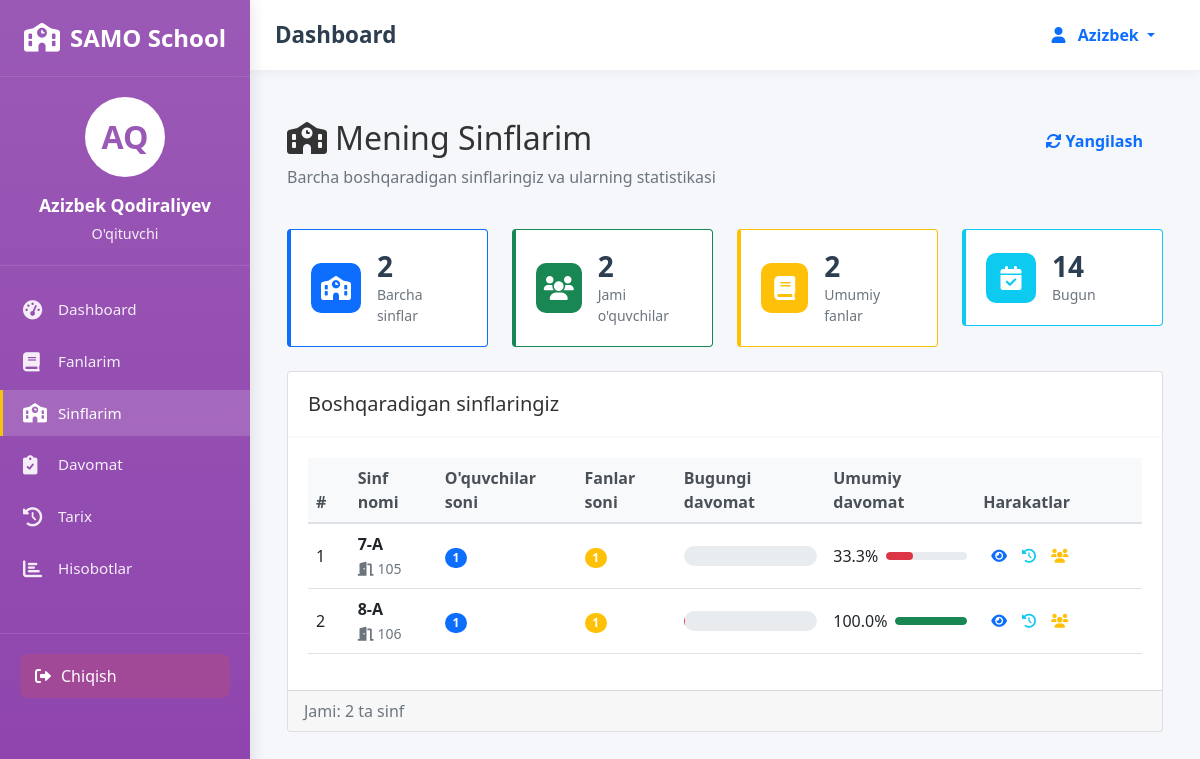
/teacher/my-classes/ (signed in), run on the app's committed database.
### attendance/models.py (models this page shows, shortened)
class Class(models.Model):
    name = models.CharField(max_length=50)
    teacher = models.ForeignKey(User, on_delete=models.SET_NULL, null=True,
                                related_name='teacher_classes')
    room = models.CharField(max_length=20, blank=True, null=True)
    schedule = models.CharField(max_length=100, blank=True, null=True)
    created_at = models.DateTimeField(auto_now_add=True)

### attendance/views.py (the view)
# urls.py: path('teacher/my-classes/', views.teacher_my_classes, name='teacher_my_classes'),
@login_required
@login_required
def teacher_my_classes(request):
    if not hasattr(request.user, 'profile') or request.user.profile.role != 'teacher':
        messages.error(request, "Sizda o'qituvchi huquqlari yo'q!")
        return redirect('login')
    my_classes = Class.objects.filter(
        Q(teacher=request.user) |
        Q(subjects__teacher=request.user)
    ).distinct()
    for class_obj in my_classes:
        class_obj.student_count = class_obj.students.count()
        today = timezone.now().date()
        today_attendance = Attendance.objects.filter(
            class_obj=class_obj,
            teacher=request.user,
            date=today
        )
        class_obj.today_present = today_attendance.filter(status='present').count()
        class_obj.today_total = today_attendance.count()
        all_attendance = Attendance.objects.filter(class_obj=class_obj, teacher=request.user)
        total_att = all_attendance.count()
        present_att = all_attendance.filter(status='present').count()
        class_obj.attendance_percentage = round((present_att / total_att * 100) if total_att > 0 else 0, 1)
        class_obj.subjects_taught = Subject.objects.filter(
            teacher=request.user,
            classes=class_obj
        )
        class_obj.subjects_count = class_obj.subjects_taught.count()
    total_students = sum(cls.student_count for cls in my_classes)
    total_subjects = sum(cls.subjects_count for cls in my_classes)
    context = {
        'my_classes': my_classes,
        'total_students': total_students,
        'total_subjects': total_subjects,
        'total_classes': my_classes.count(),
    }
    return render(request, 'attendance/teacher_my_classes.html', context)

### attendance/templates/attendance/teacher_my_classes.html (shortened to what this page needs)
{% extends 'attendance/base.html' %}
{% block content %}
<div class="container-fluid py-4">
    <div class="row mb-4">
        <div class="col">
            <div class="page-header">
                <h1 class="h2 mb-2">
                    <i class="fas fa-school me-2"></i>Mening Sinflarim
                </h1>
                <p class="text-muted">Barcha boshqaradigan sinflaringiz va ularning statistikasi</p>
            </div>
        </div>
        <div class="col-auto">
            <div class="d-flex gap-2">
                <button class="btn btn-outline-primary" onclick="refreshPage()">
                    <i class="fas fa-sync-alt"></i> Yangilash
                </button>
            </div>
        </div>
    </div>
    <div class="row mb-4">
        <div class="col-md-3">
            <div class="card stat-card border-primary">
                <div class="card-body">
                    <div class="d-flex align-items-center">
                        <div class="stat-icon bg-primary">
                            <i class="fas fa-school"></i>
                        </div>
                        <div class="ms-3">
                            <h3 class="stat-value">{{ total_classes }}</h3>
                            <p class="stat-label text-muted mb-0">Barcha sinflar</p>
                        </div>
                    </div>
                </div>
            </div>
        </div>
        <div class="col-md-3">
            <div class="card stat-card border-success">
                <div class="card-body">
                    <div class="d-flex align-items-center">
                        <div class="stat-icon bg-success">
                            <i class="fas fa-users"></i>
                        </div>
                        <div class="ms-3">
                            <h3 class="stat-value">{{ total_students }}</h3>
                            <p class="stat-label text-muted mb-0">Jami o'quvchilar</p>
                        </div>
                    </div>
                </div>
            </div>
        </div>
        <div class="col-md-3">
            <div class="card stat-card border-warning">
                <div class="card-body">
                    <div class="d-flex align-items-center">
                        <div class="stat-icon bg-warning">
                            <i class="fas fa-book"></i>
                        </div>
                        <div class="ms-3">
                            <h3 class="stat-value">{{ total_subjects }}</h3>
                            <p class="stat-label text-muted mb-0">Umumiy fanlar</p>
                        </div>
                    </div>
                </div>
            </div>
        </div>
        <div class="col-md-3">
            <div class="card stat-card border-info">
                <div class="card-body">
                    <div class="d-flex align-items-center">
                        <div class="stat-icon bg-info">
                            <i class="fas fa-calendar-check"></i>
                        </div>
                        <div class="ms-3">
                            <h3 class="stat-value">
                                {% now "d" %}
                            </h3>
                            <p class="stat-label text-muted mb-0">Bugun</p>
                        </div>
                    </div>
                </div>
            </div>
        </div>
    </div>
    <div class="card">
        <div class="card-header">
            <h5 class="card-title mb-0">Boshqaradigan sinflaringiz</h5>
        </div>
        <div class="card-body">
            {% if my_classes %}
            <div class="table-responsive">
                <table class="table table-hover">
                    <thead>
                        <tr>
                            <th width="5%">#</th>
                            <th>Sinf nomi</th>
                            <th>O'quvchilar soni</th>
                            <th>Fanlar soni</th>
                            <th>Bugungi davomat</th>
                            <th>Umumiy davomat</th>
                            <th width="20%">Harakatlar</th>
                        </tr>
                    </thead>
                    <tbody>
                        {% for class in my_classes %}
                        <tr data-class-id="{{ class.id }}">
                            <td>{{ forloop.counter }}</td>
                            <td>
                                <strong>{{ class.name }}</strong>
                                {% if class.room %}
                                <br>
                                <small class="text-muted">
                                    <i class="fas fa-door-open me-1"></i>{{ class.room }}
                                </small>
                                {% endif %}
                            </td>
                            <td>
                                <span class="badge bg-primary rounded-pill">{{ class.student_count }}</span>
                            </td>
                            <td>
                                <span class="badge bg-warning rounded-pill">{{ class.subjects_count }}</span>
                            </td>
                            <td>
                                {% if class.today_total > 0 %}
                                <div class="progress" style="height: 20px;">
                                </div>
                                {% else %}
                                <span class="text-muted">Davomat olinmagan</span>
                                {% endif %}
                            </td>
                            <td>
                                <div class="d-flex align-items-center">
                                    <div class="me-2">{{ class.attendance_percentage }}%</div>
                                    <div class="progress flex-grow-1" style="height: 8px;">
                                        <div class="progress-bar {% if class.attendance_percentage >= 80 %}bg-success{% elif class.attendance_percentage >= 50 %}bg-warning{% else %}bg-danger{% endif %}"
                                             role="progressbar"
                                             style="width: {{ class.attendance_percentage }}%"
                                             aria-valuenow="{{ class.attendance_percentage }}"
                                             aria-valuemin="0"
                                             aria-valuemax="100">
                                        </div>
                                    </div>
                                </div>
                            </td>
                            <td>
                                <div class="btn-group btn-group-sm" role="group">
                                    <button type="button" class="btn btn-outline-primary"
                                            onclick="viewClassDetails({{ class.id }})"
                                            title="Ma'lumotlarni ko'rish">
                                        <i class="fas fa-eye"></i>
                                    </button>
                                    <button type="button" class="btn btn-outline-info"
                                            onclick="viewAttendanceHistory({{ class.id }})"
                                            title="Davomat tarixi">
                                        <i class="fas fa-history"></i>
                                    </button>
                                    <button type="button" class="btn btn-outline-warning"
                                            onclick="viewStudents({{ class.id }})"
                                            title="O'quvchilarni ko'rish">
                                        <i class="fas fa-users"></i>
                                    </button>
                                </div>
                            </td>
                        </tr>
                        {% endfor %}
                    </tbody>
                </table>
            </div>
            {% endif %}
        </div>
        {% if my_classes %}
        <div class="card-footer text-muted">
            Jami: {{ my_classes.count }} ta sinf
        </div>
        {% endif %}
    </div>
</div>
{% endblock %}

### attendance/templates/attendance/base.html (shortened to what this page needs)
<!DOCTYPE html>
<html lang="uz">
<head>
    <link href="https://cdn.jsdelivr.net/npm/bootstrap@5.1.3/dist/css/bootstrap.min.css" rel="stylesheet">
    <link rel="stylesheet" href="https://cdnjs.cloudflare.com/ajax/libs/font-awesome/6.0.0/css/all.min.css">
</head>
<body>
    <nav class="sidebar" id="sidebar">
        <div class="sidebar-header">
            <a href="{% url 'teacher_dashboard' %}" class="sidebar-brand">
                <i class="fas fa-school"></i>
                <span>SAMO School</span>
            </a>
        </div>
        <div class="user-profile">
            <div class="profile-avatar">
                {{ request.user.first_name|first|upper }}{{ request.user.last_name|first|upper }}
            </div>
            <div class="profile-name">{{ request.user.get_full_name }}</div>
            <div class="profile-role">O'qituvchi</div>
        </div>
        <ul class="sidebar-menu">
            <li class="menu-item {% if request.resolver_match.url_name == 'teacher_dashboard' %}active{% endif %}">
                <a href="{% url 'teacher_dashboard' %}" class="menu-link">
                    <i class="fas fa-tachometer-alt"></i>
                    <span class="menu-text">Dashboard</span>
                </a>
            </li>
            <li class="menu-item {% if request.resolver_match.url_name == 'teacher_my_subjects' %}active{% endif %}">
                <a href="{% url 'teacher_my_subjects' %}" class="menu-link">
                    <i class="fas fa-book"></i>
                    <span class="menu-text">Fanlarim</span>
                </a>
            </li>
            <li class="menu-item {% if request.resolver_match.url_name == 'teacher_my_classes' %}active{% endif %}">
                <a href="{% url 'teacher_my_classes' %}" class="menu-link">
                    <i class="fas fa-school"></i>
                    <span class="menu-text">Sinflarim</span>
                </a>
            </li>
            <li class="menu-item {% if request.resolver_match.url_name == 'take_attendance' %}active{% endif %}">
                <a href="{% url 'take_attendance' %}" class="menu-link">
                    <i class="fas fa-clipboard-check"></i>
                    <span class="menu-text">Davomat</span>
                </a>
            </li>
            <li class="menu-item {% if request.resolver_match.url_name == 'teacher_my_attendance' %}active{% endif %}">
                <a href="{% url 'teacher_my_attendance' %}" class="menu-link">
                    <i class="fas fa-history"></i>
                    <span class="menu-text">Tarix</span>
                </a>
            </li>
            <li class="menu-item {% if request.resolver_match.url_name == 'teacher_reports' %}active{% endif %}">
                <a href="{% url 'teacher_reports' %}" class="menu-link">
                    <i class="fas fa-chart-bar"></i>
                    <span class="menu-text">Hisobotlar</span>
                </a>
            </li>
        </ul>
        <div class="sidebar-footer">
            <button class="logout-btn" onclick="window.location.href='{% url 'logout' %}'">
                <i class="fas fa-sign-out-alt"></i>
                <span>Chiqish</span>
            </button>
        </div>
    </nav>
    <div class="main-wrapper" id="mainWrapper">
        <header class="main-header">
            <div class="header-left">
                <h1 class="page-title">{% block page_title %}Dashboard{% endblock %}</h1>
            </div>
            <div class="header-right">
                <div class="dropdown">
                    <button class="btn btn-outline-primary dropdown-toggle" type="button" id="userDropdown" data-bs-toggle="dropdown">
                        <i class="fas fa-user me-2"></i>
                        {{ request.user.get_short_name|default:request.user.username }}
                    </button>
                </div>
            </div>
        </header>
        <main class="main-content">
            {% block content %}{% endblock %}
        </main>
    </div>
</body>
</html>

### data on the page
Class: name "7-A", room "105", student_count "1", subjects_count "1", attendance_percentage "33.3"
Class: name "8-A", room "106", student_count "1", subjects_count "1", attendance_percentage "100.0"

### other printed values
{{ request.user.first_name|first|upper }} "A"
{{ request.user.last_name|first|upper }} "Q"
{{ request.user.get_full_name }} "Azizbek Qodiraliyev"
{{ request.user.get_short_name|default:request.user.username }} "Azizbek"
{{ total_classes }} "2"
{{ total_students }} "2"
{{ total_subjects }} "2"
{{ my_classes.count }} "2"
